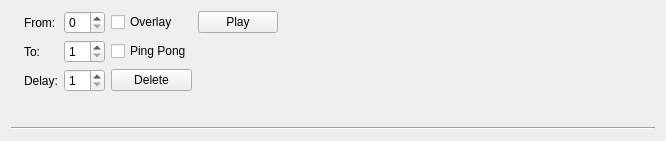
<?xml version="1.0" encoding="UTF-8"?>
<ui version="4.0">
 <class>AnimationForm</class>
 <widget class="QWidget" name="AnimationForm">
  <property name="geometry">
   <rect>
    <x>0</x>
    <y>0</y>
    <width>666</width>
    <height>141</height>
   </rect>
  </property>
  <property name="windowTitle">
   <string>Form</string>
  </property>
  <layout class="QGridLayout" name="gridLayout">
   <item row="2" column="0" colspan="3">
    <widget class="Line" name="line">
     <property name="orientation">
      <enum>Qt::Horizontal</enum>
     </property>
    </widget>
   </item>
   <item row="0" column="1">
    <layout class="QGridLayout" name="gridLayout_2">
     <item row="0" column="1">
      <widget class="QSpinBox" name="spin_from"/>
     </item>
     <item row="1" column="2">
      <widget class="QCheckBox" name="check_pingpong">
       <property name="text">
        <string>Ping Pong</string>
       </property>
      </widget>
     </item>
     <item row="1" column="1">
      <widget class="QSpinBox" name="spin_to">
       <property name="minimum">
        <number>1</number>
       </property>
      </widget>
     </item>
     <item row="1" column="0">
      <widget class="QLabel" name="label_2">
       <property name="text">
        <string>To:</string>
       </property>
      </widget>
     </item>
     <item row="2" column="1">
      <widget class="QSpinBox" name="spin_timer">
       <property name="minimum">
        <number>1</number>
       </property>
      </widget>
     </item>
     <item row="0" column="0">
      <widget class="QLabel" name="label">
       <property name="text">
        <string>From:</string>
       </property>
      </widget>
     </item>
     <item row="0" column="2">
      <widget class="QCheckBox" name="check_overlay">
       <property name="text">
        <string>Overlay</string>
       </property>
      </widget>
     </item>
     <item row="2" column="2">
      <widget class="QPushButton" name="button_delete">
       <property name="text">
        <string>Delete</string>
       </property>
      </widget>
     </item>
     <item row="2" column="0">
      <widget class="QLabel" name="label_3">
       <property name="text">
        <string>Delay:</string>
       </property>
      </widget>
     </item>
     <item row="0" column="3">
      <widget class="QPushButton" name="button_play">
       <property name="text">
        <string>Play</string>
       </property>
      </widget>
     </item>
    </layout>
   </item>
   <item row="0" column="2">
    <spacer name="horizontalSpacer">
     <property name="orientation">
      <enum>Qt::Horizontal</enum>
     </property>
     <property name="sizeHint" stdset="0">
      <size>
       <width>40</width>
       <height>20</height>
      </size>
     </property>
    </spacer>
   </item>
   <item row="1" column="1">
    <spacer name="verticalSpacer">
     <property name="orientation">
      <enum>Qt::Vertical</enum>
     </property>
     <property name="sizeHint" stdset="0">
      <size>
       <width>20</width>
       <height>40</height>
      </size>
     </property>
    </spacer>
   </item>
   <item row="0" column="0" rowspan="2">
    <widget class="QLabel" name="label_img">
     <property name="text">
      <string/>
     </property>
     <property name="alignment">
      <set>Qt::AlignLeading|Qt::AlignLeft|Qt::AlignTop</set>
     </property>
    </widget>
   </item>
  </layout>
 </widget>
 <resources/>
 <connections/>
</ui>
